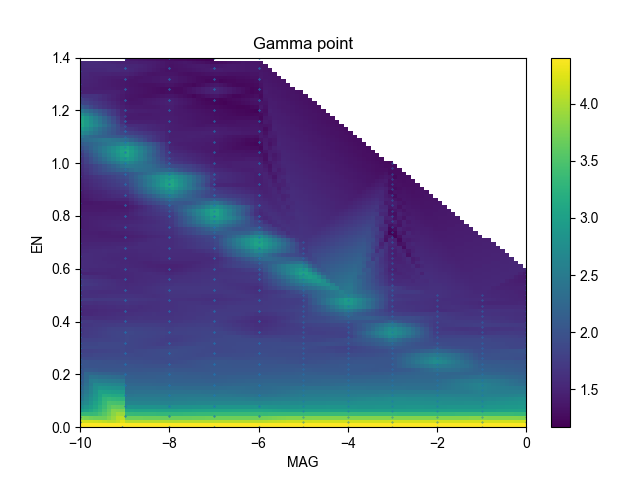

The Python source for this figure:
from ufit import *
import numpy as np
import matplotlib.pyplot as plt
from ufit.plotting import mapping
from data_preparation import prepare
set_datatemplate('IN12_proposal_exp_CRG-3066/rawdata/075%03d')
# 333, 331, 312, 276, 273, 270, 267, 246, 235, 246, 247, 264, 267, 270, 273, 276, 285, 298, 294, 290





"""
combine:
264+247+246 gamma 10T 
265+256 K point 10T
267+290 gamma point 9T
268+289 K point 9T
293+271 K point 8T
270+294 gamma point 8T
273+298 gamma point 7T
297+274 K point 7T
331+341 gamma point 5T
276+285 gamma point 6T
"""
data = read_data(265, "EN")
data.plot()
model = Background() + Gauss("elastic", pos=0, ampl=250000, fwhm=0.02) + Gauss("peak1", pos=0.8, ampl=3000, fwhm=0.05)

for num in [333, 331, 312, 276, 273, 270, 267, 246, 235, 246, 247, 264, 267, 270, 273, 276, 285, 298, 294, 290]:
    fig = plt.figure()
    data = read_data(num, "EN")
    data.plot()

data = read_numors("341, 339, 337, 333, 331, 312, 276, 273, 270, 267, 246, 235, 246, 247, 264, 267, 270, 273, 276, 285, 298, 294, 290", 0)
data.name = "Gamma point"
mapping("MAG", "EN", data, mode=0, title=f'{data.name}',log = True)
plt.savefig("IN12_proposal_exp_CRG-3066/symetry_in_field/gamma_point.png")

plt.show()




